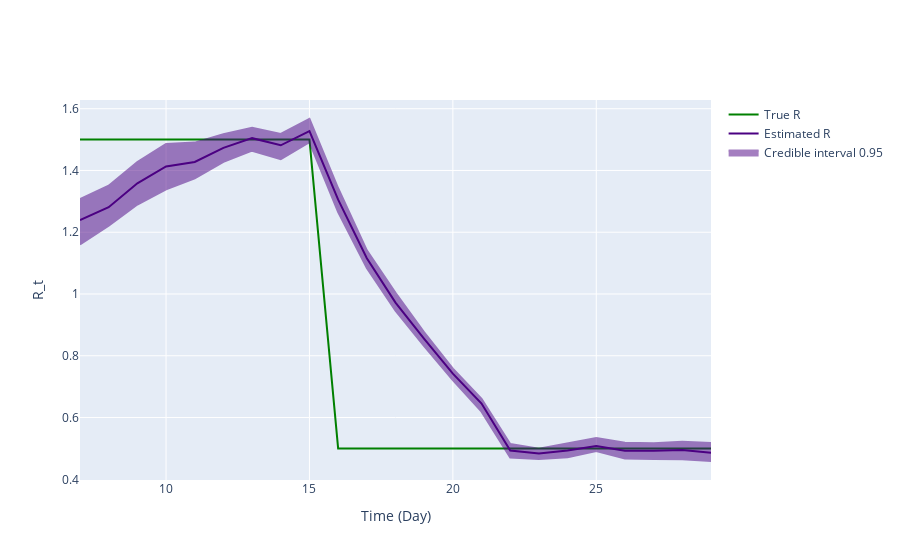

The code cell stored with this chart in its notebook:
### Markdown cell above
## Inference plot using class method results

### Code cell
fig = ReproductionNumberPlot()

fig.add_ground_truth_rt(ground_truth)
fig.add_interval_rt(new_intervals)

fig.update_labels(time_label='Time (Day)', r_label='R_t')

fig.show_figure()

### Figure 1 — Plotly figure (JSON) as saved in the notebook; plotly's stock layout.template omitted (floating-point values rounded to 4 significant figures)
{"data": [{"line": {"color": "green"}, "mode": "lines", "name": "True R", "type": "scatter", "x": [7, 8, 9, 10, 11, 12, 13, 14, 15, 16, 17, 18, 19, 20, 21, 22, 23, 24, 25, 26, 27, 28, 29], "y": [1.5, 1.5, 1.5, 1.5, 1.5, 1.5, 1.5, 1.5, 1.5, 0.5, 0.5, 0.5, 0.5, 0.5, 0.5, 0.5, 0.5, 0.5, 0.5, 0.5, 0.5, 0.5, 0.5]}, {"line": {"color": "indigo"}, "mode": "lines", "name": "Estimated R", "type": "scatter", "x": [7, 8, 9, 10, 11, 12, 13, 14, 15, 16, 17, 18, 19, 20, 21, 22, 23, 24, 25, 26, 27, 28, 29], "y": [1.24, 1.281, 1.358, 1.413, 1.428, 1.473, 1.505, 1.482, 1.527, 1.305, 1.116, 0.972, 0.8548, 0.7421, 0.6454, 0.4934, 0.4838, 0.4929, 0.5076, 0.4924, 0.4926, 0.4946, 0.4861]}, {"fill": "toself", "fillcolor": "indigo", "line": {"color": "indigo"}, "mode": "lines", "name": "Credible interval 0.95", "opacity": 0.5, "type": "scatter", "x": [7, 8, 9, 10, 11, 12, 13, 14, 15, 16, 17, 18, 19, 20, 21, 22, 23, 24, 25, 26, 27, 28, 29, 29, 28, 27, 26, 25, 24, 23, 22, 21, 20, 19, 18, 17, 16, 15, 14, 13, 12, 11, 10, 9, 8, 7], "y": [1.308, 1.351, 1.427, 1.486, 1.49, 1.518, 1.538, 1.518, 1.567, 1.342, 1.141, 1.004, 0.8755, 0.7585, 0.6607, 0.5145, 0.4993, 0.5157, 0.5337, 0.5184, 0.5168, 0.5216, 0.5173, 0.4592, 0.4645, 0.466, 0.4672, 0.4918, 0.4715, 0.4654, 0.4703, 0.619, 0.7215, 0.831, 0.9464, 1.084, 1.265, 1.491, 1.436, 1.464, 1.428, 1.375, 1.339, 1.29, 1.221, 1.161]}], "layout": {"hovermode": "x unified", "xaxis": {"title": {"text": "Time (Day)"}}, "yaxis": {"title": {"text": "R_t"}}}}
